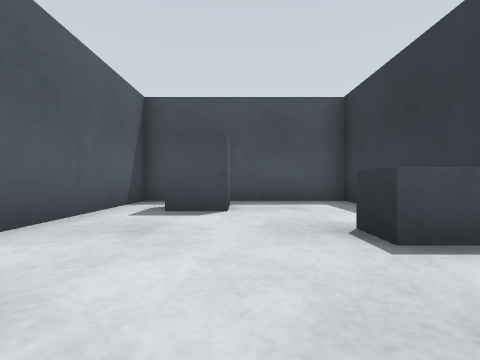
[1] (above)

17 first-person views from a walk through a world built for the Gazebo simulator. The camera is 0.5 m above the floor, looks level and sees 85° across. The floor is counted in squares, 1 m on a side. Each view is taken from the middle of a square. On the plan, view 1 faces up. The plan holds only what a view shows up to about 9 squares ahead; the rest is blank.

[2]
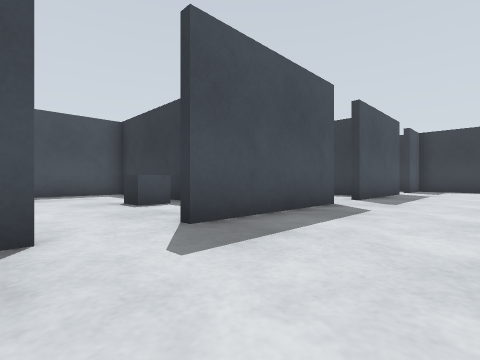

[3]
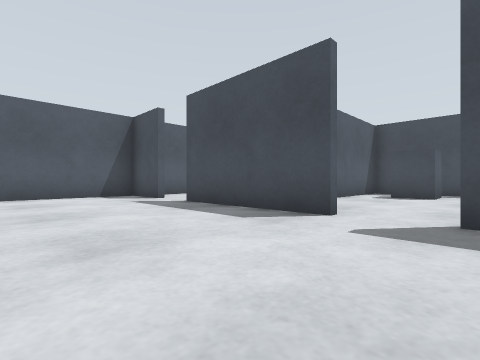

[4]
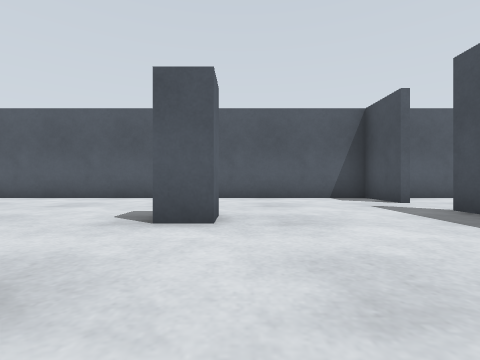

[5]
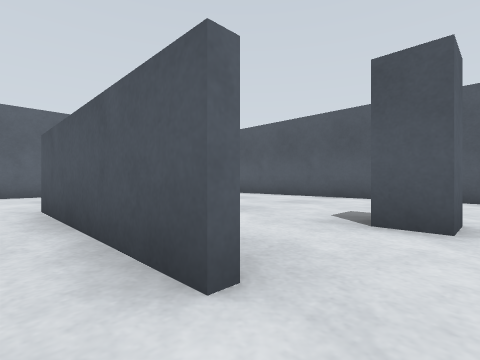

[6]
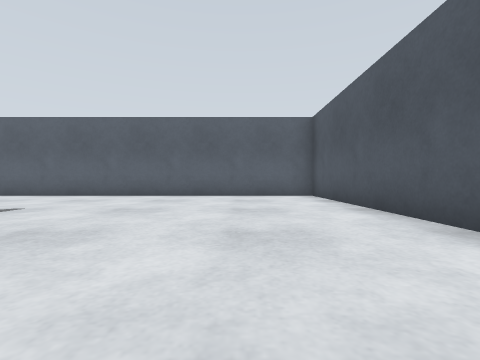

[7]
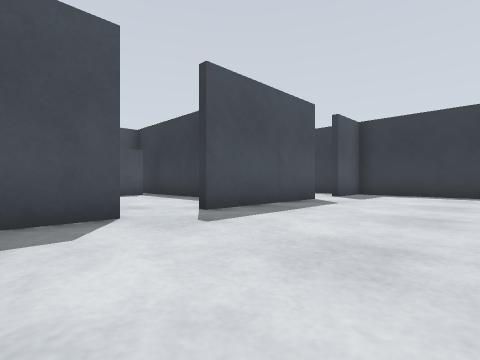

[8]
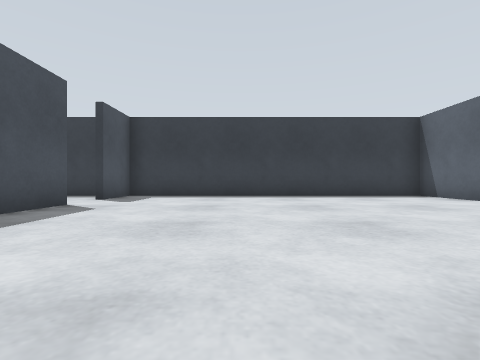

[9]
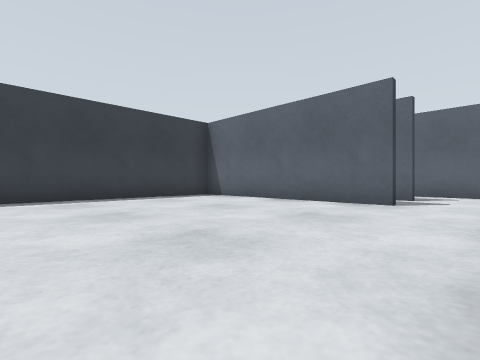

[10]
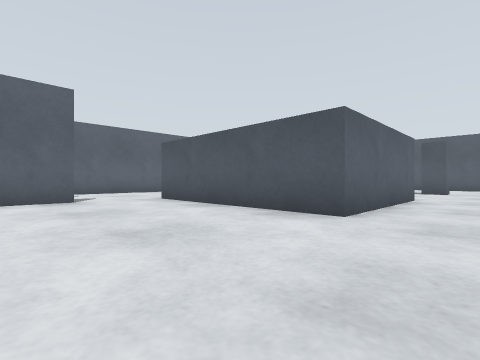

[11]
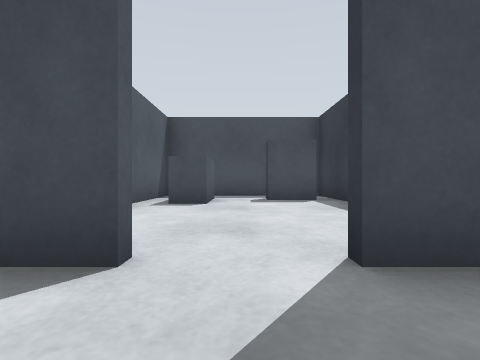

[12]
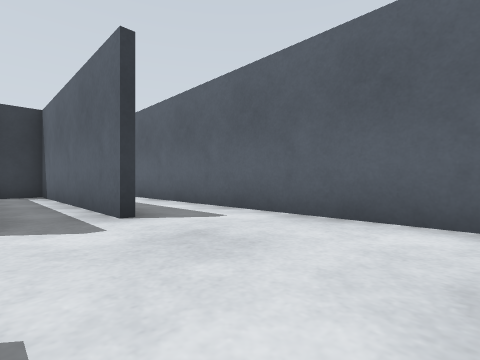

[13]
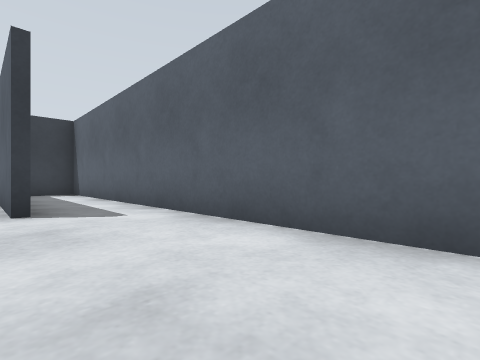

[14]
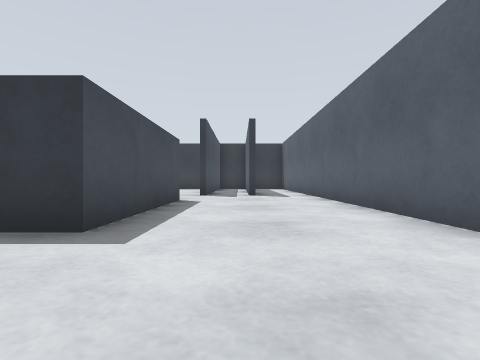

[15]
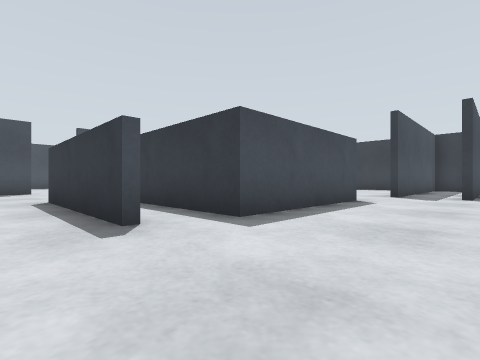

[16]
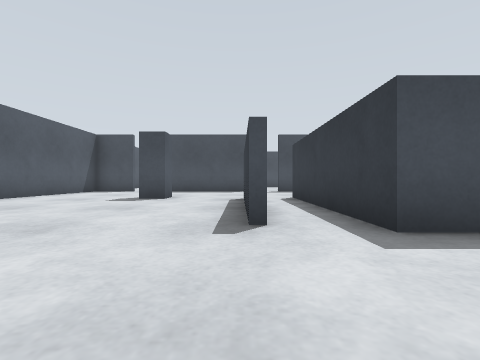

[17]
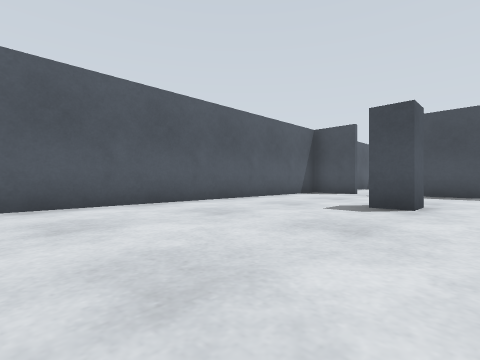

### Floor plan
Ten units are one square. View 1 is at (0, 0); x grows to the right and y downward. Boxes are objects, and circles mark ways between rooms. Rooms are numbered by the first view taken in them; rooms with no view inside come last. Other rooms are left out.
<svg viewBox="-78 -68 206 206">
<path fill="none" stroke="#000" d="M25 -25 25 -63 -23 -63 -23 -25M-7 49 -7 91M-9 91 -9 49M65 97 123 97 123 5 106 5M44 5 6 5M-6 5 -44 5M91 115 65 115M94 5 56 5M-56 5 -73 5 -73 133 123 133 123 121M75 -4 75 -63 27 -63 27 -35"/>
<rect x="-15" y="-55" width="20" height="20" fill="#bbb"><title>grey box</title></rect>
<rect x="5" y="-25" width="20" height="10" fill="#bbb"><title>grey box</title></rect>
<rect x="-35" y="45" width="10" height="10" fill="#bbb"><title>grey box</title></rect>
<rect x="5" y="45" width="40" height="50" fill="#bbb"><title>grey box</title></rect>
<rect x="35" y="-55" width="10" height="20" fill="#bbb"><title>grey box</title></rect>
<rect x="55" y="-55" width="20" height="10" fill="#bbb"><title>grey box</title></rect>
<circle cx="0" cy="0" r="3" fill="#2a7"/>
<circle cx="50" cy="0" r="3" fill="#2a7"/>
<text x="0" y="-30">1</text>
<text x="20" y="70">2</text>
<text x="50" y="-30">3</text>
</svg>
Room 1 opens to room 2. Room 2 opens to room 3.

Where each view was taken, in squares from view 1:
view 1: 0 up, 0 right, facing up
view 2: 3 down, 1 left, facing up-right
view 3: 4 down, 1 right, facing up-left
view 4: 4 down, 0 right, facing left
view 5: 4 down, 0 right, facing down-left
view 6: 5 down, 5 left, facing down
view 7: 4 down, 3 right, facing up-right
view 8: 4 down, 4 right, facing right
view 9: 4 down, 5 right, facing down-right
view 10: 3 down, 8 right, facing down-left
view 11: 2 down, 5 right, facing up
view 12: 10 down, 3 right, facing down-right
view 13: 11 down, 2 right, facing down-right
view 14: 11 down, 2 left, facing right
view 15: 12 down, 2 left, facing up-right
view 16: 12 down, 1 left, facing up
view 17: 10 down, 2 left, facing up-left
